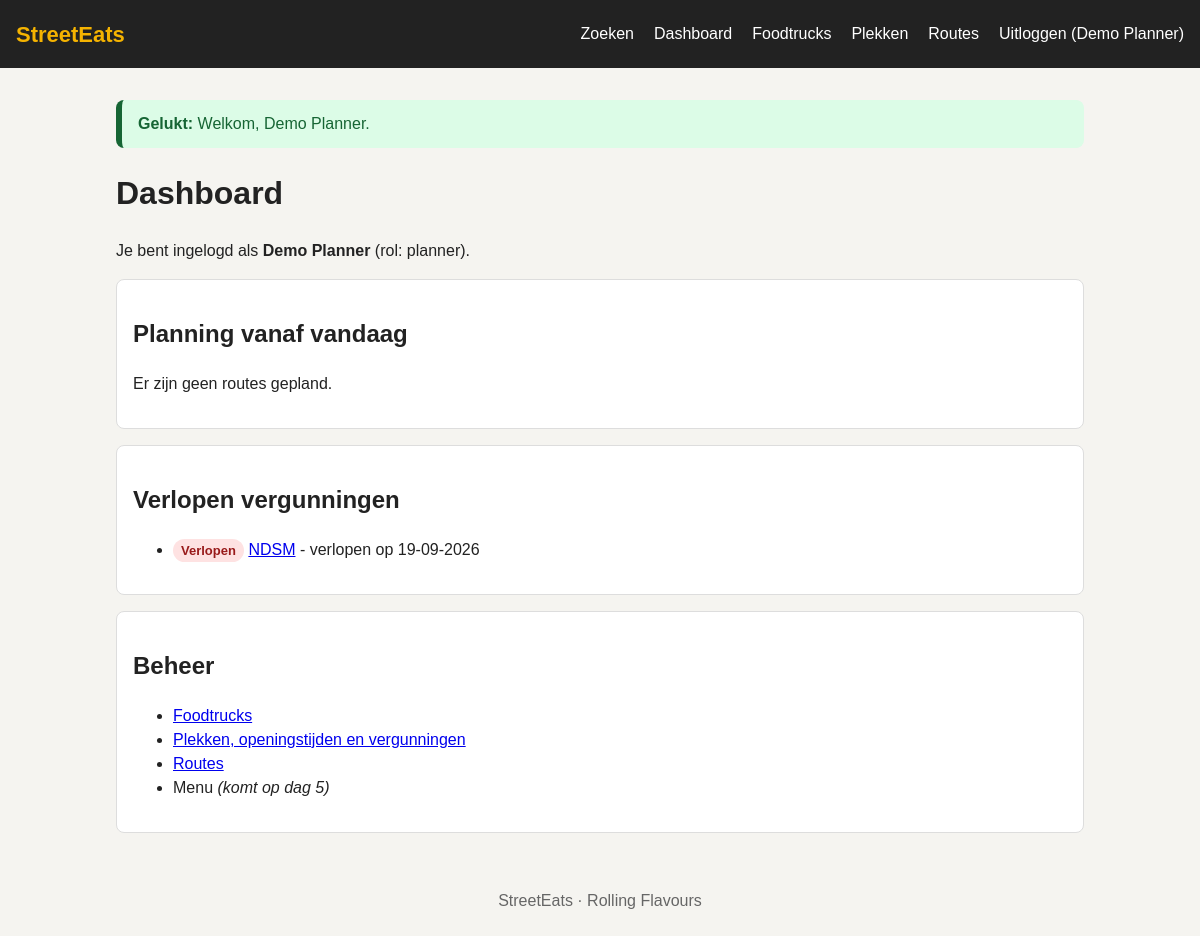
/beheer/index.php (signed in), run on the app's committed database.
### tables this page shows
CREATE TABLE users (
    id            INT AUTO_INCREMENT PRIMARY KEY,
    naam          VARCHAR(100) NOT NULL,
    email         VARCHAR(150) NOT NULL UNIQUE,
    password_hash VARCHAR(255) NOT NULL,
    role          ENUM('planner', 'beheerder') NOT NULL DEFAULT 'planner',
    actief        TINYINT(1) NOT NULL DEFAULT 1
);

CREATE TABLE locations (
    id              INT AUTO_INCREMENT PRIMARY KEY,
    naam            VARCHAR(100) NOT NULL,
    address         VARCHAR(150) NOT NULL,
    city            VARCHAR(100) NOT NULL,   
    permit_number   VARCHAR(50)  NOT NULL,
    permit_end_date DATE         NOT NULL
);

### includes/login.php (called while the page is built, shortened)
<?php
require_once __DIR__ . '/database.php';
require_once __DIR__ . '/functies.php';
function ingelogde_gebruiker()
{
    global $db;
    $query = $db->prepare('SELECT id, naam, email, role FROM users WHERE id = ? AND actief = 1');
    $query->execute([$_SESSION['user_id']]);
    return $query->fetch() ?: null;
}
function vereis_rol($rollen)
{
    $gebruiker = ingelogde_gebruiker();
    return $gebruiker;
}

### beheer/index.php (the view, shortened to what this page needs)
<?php
require __DIR__ . '/../includes/login.php';
$gebruiker = vereis_rol(['planner', 'beheerder']);
$query = $db->prepare('SELECT * FROM locations WHERE permit_end_date < ? ORDER BY permit_end_date');
$query->execute([date('Y-m-d')]);
$verlopen = $query->fetchAll();
$query = $db->prepare(
    'SELECT routes.id, routes.route_date, routes.status, COUNT(stops.id) AS aantal_stops
     FROM routes
     LEFT JOIN stops ON stops.route_id = routes.id
     WHERE routes.route_date >= ?
     GROUP BY routes.id
     ORDER BY routes.route_date'
);
$query->execute([date('Y-m-d')]);
$planning = $query->fetchAll();
require __DIR__ . '/../includes/header.php';
?>
<h1>Dashboard</h1>
<p>Je bent ingelogd als <strong><?= e($gebruiker['naam']) ?></strong> (rol: <?= e($gebruiker['role']) ?>).</p>
<div class="kaart">
    <h2>Planning vanaf vandaag</h2>
    <?php if (!$planning): ?>
        <p>Er zijn geen routes gepland.</p>
    <?php endif; ?>
</div>
<div class="kaart">
    <h2>Verlopen vergunningen</h2>
    <?php if (!$verlopen): ?>
        <p><span class="label label-groen">In orde</span> Alle vergunningen zijn geldig.</p>
    <?php else: ?>
        <ul>
            <?php foreach ($verlopen as $plek): ?>
                <li>
                    <span class="label label-rood">Verlopen</span>
                    <a href="<?= url('beheer/plekken.php?bewerk=' . $plek['id']) ?>"><?= e($plek['naam']) ?></a>
                    - verlopen op <?= e(date('d-m-Y', strtotime($plek['permit_end_date']))) ?>
                </li>
            <?php endforeach; ?>
        </ul>
    <?php endif; ?>
</div>
<div class="kaart">
    <h2>Beheer</h2>
    <ul>
        <li><a href="<?= url('beheer/trucks.php') ?>">Foodtrucks</a></li>
        <li><a href="<?= url('beheer/plekken.php') ?>">Plekken, openingstijden en vergunningen</a></li>
        <li><a href="<?= url('beheer/routes.php') ?>">Routes</a></li>
        <li>Menu <em>(komt op dag 5)</em></li>
    </ul>
</div>
<?php require __DIR__ . '/../includes/footer.php'; ?>

### includes/header.php (shortened to what this page needs)
<?php
require_once __DIR__ . '/login.php';
$ingelogd = ingelogde_gebruiker();
?>
<!DOCTYPE html>
<html lang="nl">
<head>
    <link rel="stylesheet" href="<?= url('css/style.css') ?>">
</head>
<body>
<header class="kop">
    <a class="logo" href="<?= url() ?>">StreetEats</a>
    <nav class="menu">
        <a href="<?= url() ?>">Zoeken</a>
        <?php if ($ingelogd): ?>
            <a href="<?= url('beheer/index.php') ?>">Dashboard</a>
            <a href="<?= url('beheer/trucks.php') ?>">Foodtrucks</a>
            <a href="<?= url('beheer/plekken.php') ?>">Plekken</a>
            <a href="<?= url('beheer/routes.php') ?>">Routes</a>
            <a href="<?= url('logout.php') ?>">Uitloggen (<?= e($ingelogd['naam']) ?>)</a>
        <?php else: ?>
            <a href="<?= url('login.php') ?>">Inloggen</a>
        <?php endif; ?>
    </nav>
</header>
<main class="inhoud">

### css/style.css (style rules this page uses)
* { box-sizing: border-box; }
body { margin: 0; font-family: Arial, Helvetica, sans-serif; line-height: 1.5; color: #222; background: #f5f4f0; }
.kop { background: #222; padding: 12px 16px; }
.logo { color: #f5b301; font-size: 22px; font-weight: bold; text-decoration: none; }
.menu { display: flex; flex-direction: column; margin-top: 8px; }
.menu a { color: #fff; text-decoration: none; padding: 10px 0; }
.inhoud { max-width: 1000px; margin: 0 auto; padding: 16px; }
.kaart { background: #fff; border: 1px solid #ddd; border-radius: 8px; padding: 16px; margin-bottom: 16px; }
.label { display: inline-block; padding: 2px 8px; border-radius: 999px; font-size: 13px; font-weight: bold; }
.label-rood { background: #fee2e2; color: #991b1b; }
.kaart { overflow-x: auto; }
@media (min-width: 700px) { .kop { display: flex; justify-content: space-between; align-items: center; } }
@media (min-width: 700px) { .menu { flex-direction: row; gap: 20px; margin-top: 0; } }

### data on the page
users: naam "Demo Planner", role "planner"
locations: naam "NDSM", permit_end_date "19-09-2026"

### other printed values
$woord "Gelukt:"
$melding['tekst'] "Welkom, Demo Planner."
